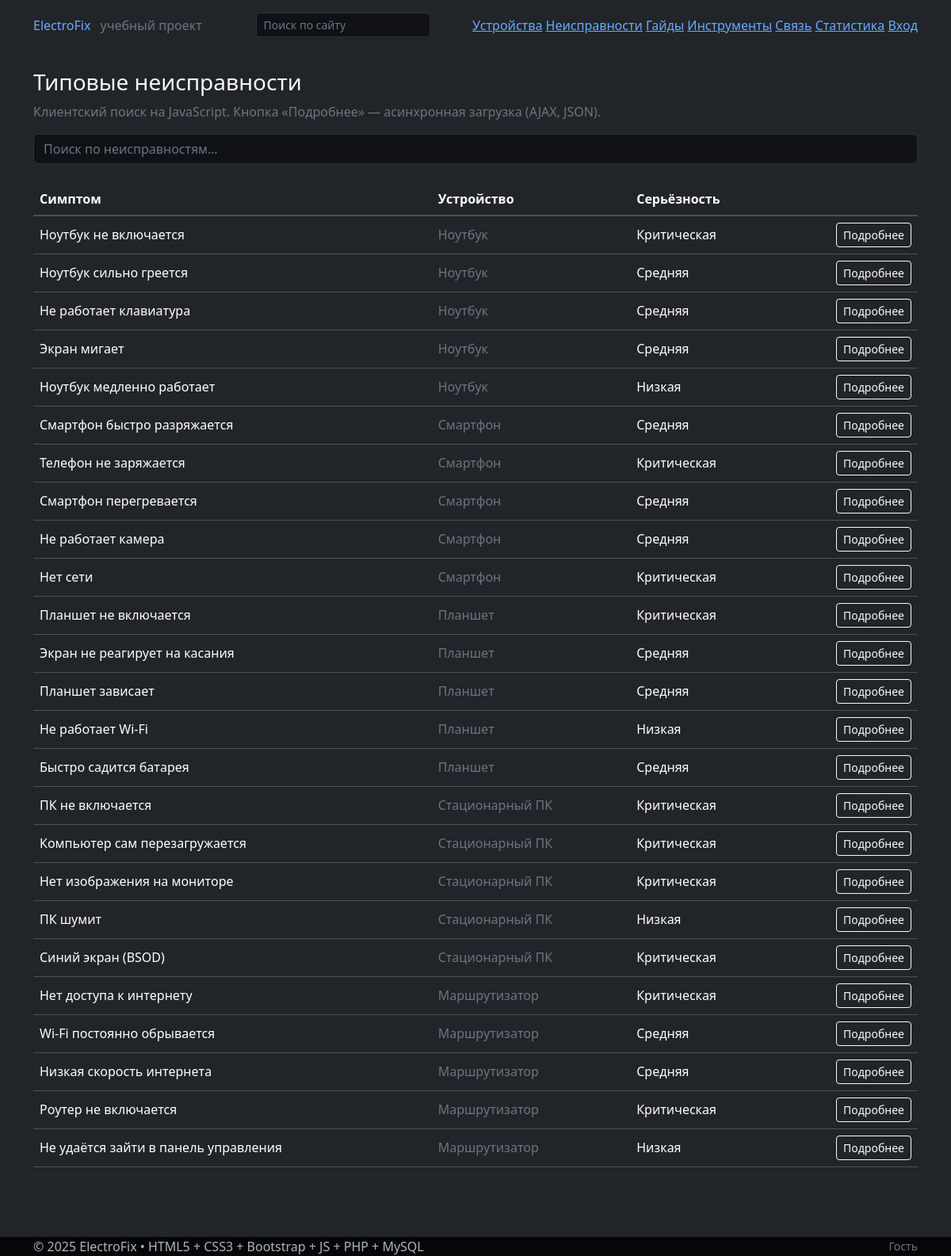
Screenshot of /issues.php with the database file from the repository.
### tables this page shows
CREATE TABLE `issues` (
  `id` int(11) NOT NULL,
  `device_id` int(11) DEFAULT NULL,
  `symptom` varchar(255) NOT NULL,
  `causes` text,
  `solution` text,
  `severity` varchar(32) DEFAULT NULL,
  `created_at` datetime NOT NULL DEFAULT CURRENT_TIMESTAMP
);

CREATE TABLE `devices` (
  `id` int(11) NOT NULL,
  `name` varchar(128) NOT NULL,
  `category` varchar(64) DEFAULT NULL,
  `short_desc` text,
  `full_desc` text,
  `thumb_path` varchar(255) DEFAULT NULL,
  `created_at` datetime NOT NULL DEFAULT CURRENT_TIMESTAMP,
  `updated_at` datetime NOT NULL DEFAULT CURRENT_TIMESTAMP ON UPDATE CURRENT_TIMESTAMP
);

### server/db.php (called while the page is built, shortened)
<?php
function db(): PDO {
  $dsn = 'mysql:host=' . DB_HOST . ';dbname=' . DB_NAME . ';charset=utf8mb4';
  $pdo = new PDO($dsn, DB_USER, DB_PASS, [
    PDO::ATTR_ERRMODE => PDO::ERRMODE_EXCEPTION,
    PDO::ATTR_DEFAULT_FETCH_MODE => PDO::FETCH_ASSOC,
  ]);
  return $pdo;
}

### server/util.php (called while the page is built, shortened)
<?php
function h(string $s): string {
  return htmlspecialchars($s, ENT_QUOTES | ENT_SUBSTITUTE, 'UTF-8');
}

### server/bootstrap.php (called while the page is built, shortened)
<?php
require_once __DIR__ . '/db.php';
require_once __DIR__ . '/util.php';
function highlight(string $text, string $q): string {
  if ($q === '') return h($text);
  return preg_replace(
    '/(' . preg_quote($q, '/') . ')/iu',
    '<mark class="search-hit">$1</mark>',
    h($text)
  );
}

### issues.php (the view, shortened to what this page needs)
<?php
$hl = trim((string)($_GET['hl'] ?? ''));
require_once __DIR__ . '/partials/header.php';
$issues = [];
try {
  $stmt = db()->query(
    "SELECT i.id, i.symptom, i.severity, d.name AS device_name
     FROM issues i
     LEFT JOIN devices d ON d.id = i.device_id
     ORDER BY i.created_at DESC"
  );
  $issues = $stmt->fetchAll();
} catch (Throwable $e) {
  $issues = [];
}
?>
<section class="mb-4">
  <h1 class="h3 mb-2">Типовые неисправности</h1>
  <p class="text-secondary mb-3">
    Клиентский поиск на JavaScript. Кнопка «Подробнее» — асинхронная загрузка (AJAX, JSON).
  </p>
  <div class="mb-3">
    <input
      id="issueSearch"
      type="search"
      class="form-control"
      placeholder="Поиск по неисправностям…"
    >
  </div>
</section>
<div class="table-responsive">
  <table id="issuesTable" class="table table-dark table-hover align-middle">
    <thead>
      <tr>
        <th>Симптом</th>
        <th class="d-none d-md-table-cell">Устройство</th>
        <th>Серьёзность</th>
        <th></th>
      </tr>
    </thead>
    <tbody>
    <?php if (!$issues): ?>
      <tr>
        <td colspan="4" class="text-secondary">Нет данных.</td>
      </tr>
    <?php else: ?>
      <?php foreach ($issues as $i): ?>
        <tr id="issue-<?= (int)$i['id'] ?>" class="issue-item">
          <td><?= highlight($i['symptom'] ?? '', $hl) ?></td>
          <td class="d-none d-md-table-cell text-secondary">
            <?= highlight($i['device_name'] ?? '—', $hl) ?>
          </td>
          <td><?= h($i['severity'] ?? '—') ?></td>
          <td class="text-end">
            <a
              href="#"
              class="btn btn-outline-light btn-sm issue-more"
              data-issue-id="<?= (int)$i['id'] ?>"
            >
              Подробнее
            </a>
          </td>
        </tr>
      <?php endforeach; ?>
    <?php endif; ?>
    </tbody>
  </table>
</div>
<?php require_once __DIR__ . '/partials/footer.php'; ?>

### css/style.css (style rules this page uses)
body { font-family: "Segoe UI", Arial, sans-serif; background-color: #0b0c10; color: #f8f9fa; }
.table thead th { border-bottom: 2px solid #495057; }
html[data-bs-theme="dark"] { --bs-body-bg: #0b0c10; --bs-body-color: #f8f9fa; --bs-tertiary-bg: #111319; --bs-border-color: #2b3038; --bs-card-bg: #111319; --bs-card-border-color: #2b3038; }
.form-control, .form-select { background-color: #0f1116; color: #f8f9fa; border-color: #2b3038; }
.form-control::placeholder { color:#6c757d; opacity:1; }

### rows the page displays
issues: symptom "Ноутбук не включается", device.name "Ноутбук", severity "Критическая"
issues: symptom "Ноутбук сильно греется", device.name "Ноутбук", severity "Средняя"
issues: symptom "Не работает клавиатура", device.name "Ноутбук", severity "Средняя"
issues: symptom "Экран мигает", device.name "Ноутбук", severity "Средняя"
issues: symptom "Ноутбук медленно работает", device.name "Ноутбук", severity "Низкая"
issues: symptom "Смартфон быстро разряжается", device.name "Смартфон", severity "Средняя"
issues: symptom "Телефон не заряжается", device.name "Смартфон", severity "Критическая"
issues: symptom "Смартфон перегревается", device.name "Смартфон", severity "Средняя"
issues: symptom "Не работает камера", device.name "Смартфон", severity "Средняя"
issues: symptom "Нет сети", device.name "Смартфон", severity "Критическая"
issues: symptom "Планшет не включается", device.name "Планшет", severity "Критическая"
issues: symptom "Экран не реагирует на касания", device.name "Планшет", severity "Средняя"
issues: symptom "Планшет зависает", device.name "Планшет", severity "Средняя"
issues: symptom "Не работает Wi-Fi", device.name "Планшет", severity "Низкая"
issues: symptom "Быстро садится батарея", device.name "Планшет", severity "Средняя"
issues: symptom "ПК не включается", device.name "Стационарный ПК", severity "Критическая"
issues: symptom "Компьютер сам перезагружается", device.name "Стационарный ПК", severity "Критическая"
issues: symptom "Нет изображения на мониторе", device.name "Стационарный ПК", severity "Критическая"
issues: symptom "ПК шумит", device.name "Стационарный ПК", severity "Низкая"
issues: symptom "Синий экран (BSOD)", device.name "Стационарный ПК", severity "Критическая"
issues: symptom "Нет доступа к интернету", device.name "Маршрутизатор", severity "Критическая"
issues: symptom "Wi-Fi постоянно обрывается", device.name "Маршрутизатор", severity "Средняя"
issues: symptom "Низкая скорость интернета", device.name "Маршрутизатор", severity "Средняя"
issues: symptom "Роутер не включается", device.name "Маршрутизатор", severity "Критическая"
issues: symptom "Не удаётся зайти в панель управления", device.name "Маршрутизатор", severity "Низкая"
